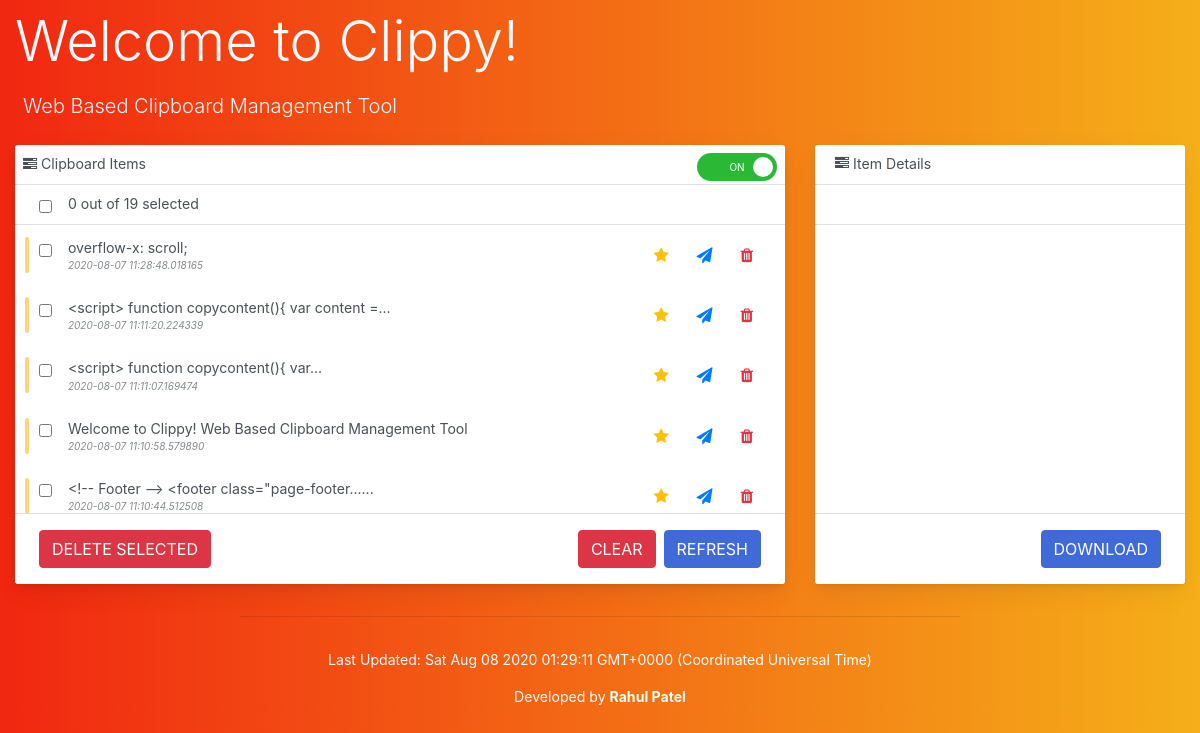
Before: / with the older database file.
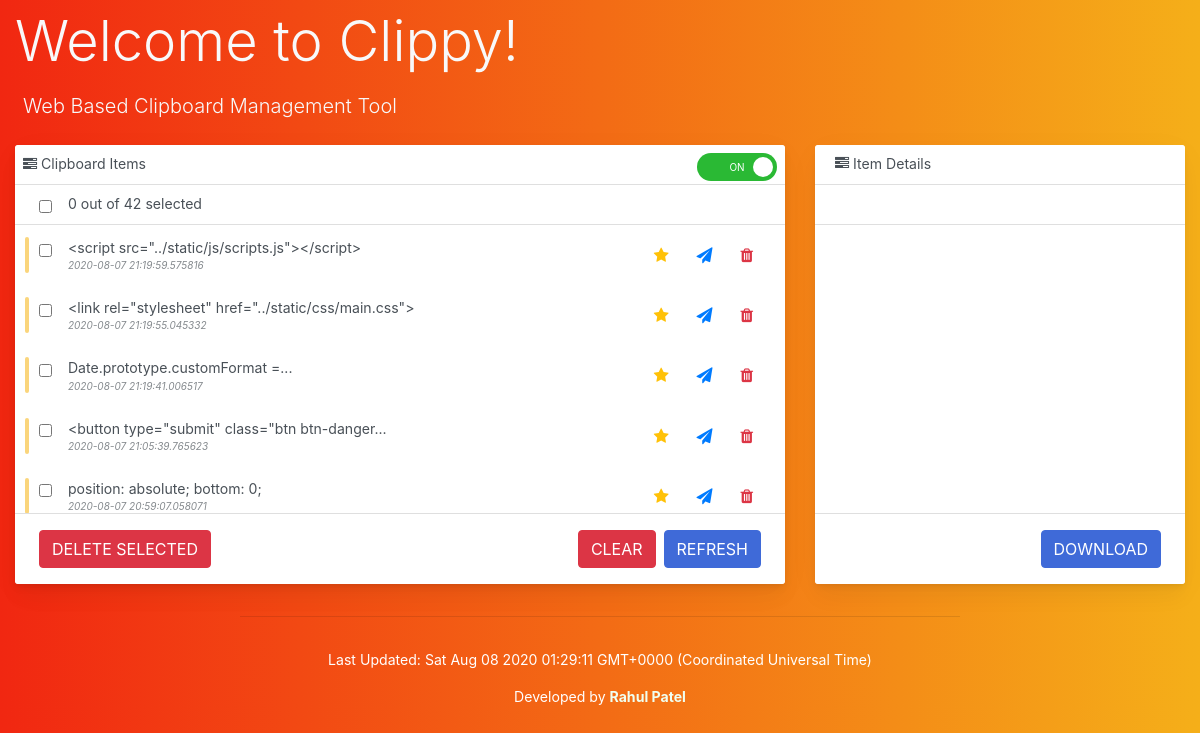
After: the same page with the newer database file.
### app.py (models this page shows)
@dataclass
class ClipboardItem(db.Model):
    id: int
    text: str
    length: int
    location: str
    date: str
    id = db.Column(db.Integer, primary_key=True)
    text = db.Column(db.String(9999), nullable=False)
    length = db.Column(db.Integer, nullable=False)
    location = db.Column(db.String(2083))
    date = db.Column(db.DateTime, nullable=False, default=datetime.now())

### app.py (the view)
@app.route('/')
def index():
    items = ClipboardItem.query.order_by(ClipboardItem.date.desc()).all()
    return render_template('index.html', items=items)

### templates/index.html (shortened to what the changed rows need)
<!DOCTYPE html>
<html lang="en">
<head>
    <link rel="stylesheet" href="https://stackpath.bootstrapcdn.com/bootstrap/4.5.0/css/bootstrap.min.css">
    <link rel="stylesheet" href="../static/css/main.css">
    <link rel="stylesheet" href="https://stackpath.bootstrapcdn.com/font-awesome/4.7.0/css/font-awesome.min.css">
</head>
<body>
    <div class="col-md-8">
        <h1 class="display-4 text-light mt-2">Welcome to Clippy!</h1>
    </div>
    <div class="container-fluid">
        <div class="row">
            <div class="col-md-8">
                <div class="card-hover-shadow-2x mb-3 card">
                    <div class="card-header-tab card-header pt-3">
                        <div class="widget-content p-0">
                            <div class="widget-content-wrapper">
                                <div class="widget-content-left pb-3">
                                    <span id="check-count">0</span><span> out of {{ items|length }} selected</span>
                                </div>
                            </div>
                        </div>
                    </div>
                    <form class="reset-css" id="checked-form" method="POST" action="{{ url_for('item_actions') }}">
                        <div class="scroll-area-sm">
                            <perfect-scrollbar class="ps-show-limits">
                                <div style="position: static;" class="ps ps--active-y">
                                    <div class="ps-content">
                                        <ul class=" list-group list-group-flush" id="single-checks">
                                            {% for item in items %}
                                            <li class="list-group-item">
                                                <div class="todo-indicator bg-warning"></div>
                                                <div class="widget-content p-0">
                                                    <div class="widget-content-wrapper">
                                                        <div class="widget-content-left mr-2">
                                                                <div class="custom-checkbox custom-control pl-1">
                                                                    <input name="copy_id" value="{{item.id}}" onchange="count_checked()" type="checkbox">
                                                                    <label>&nbsp;</label>
                                                                </div>
                                                        </div>
                                                        <div class="widget-content-left">
                                                            <div class="widget-heading">
                                                                <a class="copy-text" id="copy-text" onclick="populate_div(' {{loop.index - 1}} ');"> {{ item.text | truncate(50) }} </a>
                                                            </div>
                                                            <div class="widget-subheading"><i>{{ item.date }}</i></div>
                                                        </div>
                                                        <div class="widget-content-right">
                                                            <button class="border-0 btn-transition btn btn-outline-warning">
                                                                <i class="fa fa-star"></i>
                                                            </button>
                                                            <button class="border-0 btn-transition btn btn-outline-primary">
                                                                <i class="fa fa-paper-plane"></i>
                                                            </button>
                                                                <button type="submit" name="action" value= "{{ 'deleteitem' ~ item.id }}" class="border-0 btn-transition btn btn-outline-danger">
                                                                    <i class="fa fa-trash"></i>
                                                                </button>
                                                        </div>
                                                    </div>
                                                </div>
                                            </li>
                                            {% endfor %}
                                        </ul>
                                    </div>
                                </div>
                            </perfect-scrollbar>
                        </div>
                    </form>
                </div>
            </div>
        </div>
    </div>
</body>
</html>

Changed rows visible on the page:
no longer on this page (row edited): ClipboardItem: text "overflow-x: scroll;", date "2020-08-07 11:28:48.018165"
no longer on this page (row edited): ClipboardItem: text "<script> function copycontent(){ var content =...", date "2020-08-07 11:11:20.224339"
no longer on this page (row edited): ClipboardItem: text "<script> function copycontent(){ var...", date "2020-08-07 11:11:07.169474"
no longer on this page (row edited): ClipboardItem: text "Welcome to Clippy! Web Based Clipboard Management Tool", date "2020-08-07 11:10:58.579890"
no longer on this page (row edited): ClipboardItem: text "<!-- Footer --> <footer class=\"page-footer......", date "2020-08-07 11:10:44.512508"
added ClipboardItem: text "<script src=\"../static/js/scripts.js\"></script>", date "2020-08-07 21:19:59.575816"
added ClipboardItem: text "<link rel=\"stylesheet\" href=\"../static/css/main.css\">", date "2020-08-07 21:19:55.045332"
added ClipboardItem: text "Date.prototype.customFormat =...", date "2020-08-07 21:19:41.006517"
added ClipboardItem: text "<button type=\"submit\" class=\"btn btn-danger...", date "2020-08-07 21:05:39.765623"
added ClipboardItem: text "position: absolute; bottom: 0;", date "2020-08-07 20:59:07.058071"
Other visible differences:
{{ items|length }}: "19" → "42"
